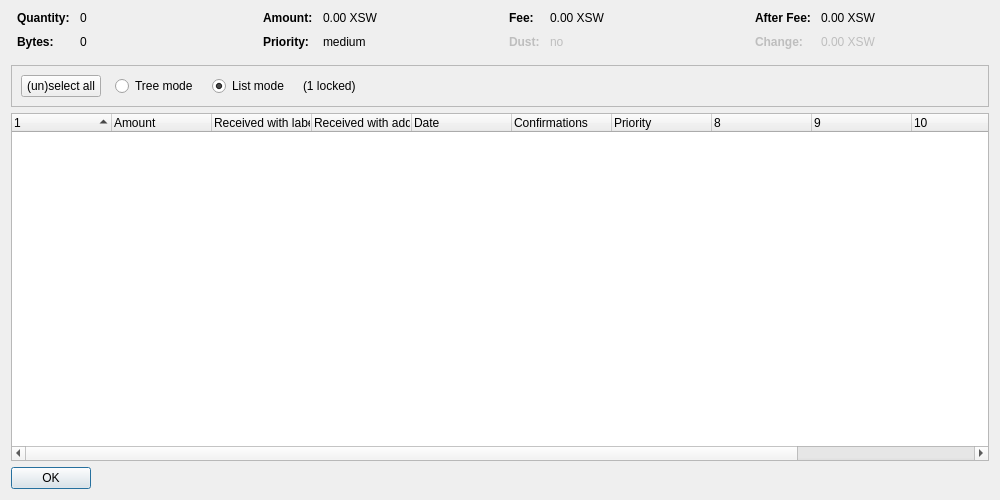
<?xml version="1.0" encoding="UTF-8"?>
<ui version="4.0">
 <class>CoinControlDialog</class>
 <widget class="QDialog" name="CoinControlDialog">
  <property name="geometry">
   <rect>
    <x>0</x>
    <y>0</y>
    <width>1000</width>
    <height>500</height>
   </rect>
  </property>
  <property name="windowTitle">
   <string>Coin Selection</string>
  </property>
  <property name="styleSheet">
   <string notr="true"/>
  </property>
  <layout class="QVBoxLayout" name="verticalLayout">
   <item>
    <layout class="QHBoxLayout" name="horizontalLayoutTop" stretch="0,0,0,0">
     <property name="topMargin">
      <number>0</number>
     </property>
     <property name="bottomMargin">
      <number>10</number>
     </property>
     <item>
      <layout class="QFormLayout" name="formLayoutCoinControl1">
       <property name="horizontalSpacing">
        <number>10</number>
       </property>
       <property name="verticalSpacing">
        <number>10</number>
       </property>
       <property name="leftMargin">
        <number>6</number>
       </property>
       <property name="rightMargin">
        <number>6</number>
       </property>
       <item row="0" column="0">
        <widget class="QLabel" name="labelCoinControlQuantityText">
         <property name="font">
          <font>
           <weight>75</weight>
           <bold>true</bold>
          </font>
         </property>
         <property name="text">
          <string>Quantity:</string>
         </property>
        </widget>
       </item>
       <item row="0" column="1">
        <widget class="QLabel" name="labelCoinControlQuantity">
         <property name="cursor">
          <cursorShape>IBeamCursor</cursorShape>
         </property>
         <property name="contextMenuPolicy">
          <enum>Qt::ActionsContextMenu</enum>
         </property>
         <property name="text">
          <string notr="true">0</string>
         </property>
         <property name="textInteractionFlags">
          <set>Qt::LinksAccessibleByMouse|Qt::TextSelectableByKeyboard|Qt::TextSelectableByMouse</set>
         </property>
        </widget>
       </item>
       <item row="1" column="0">
        <widget class="QLabel" name="labelCoinControlBytesText">
         <property name="font">
          <font>
           <weight>75</weight>
           <bold>true</bold>
          </font>
         </property>
         <property name="text">
          <string>Bytes:</string>
         </property>
        </widget>
       </item>
       <item row="1" column="1">
        <widget class="QLabel" name="labelCoinControlBytes">
         <property name="cursor">
          <cursorShape>IBeamCursor</cursorShape>
         </property>
         <property name="contextMenuPolicy">
          <enum>Qt::ActionsContextMenu</enum>
         </property>
         <property name="text">
          <string notr="true">0</string>
         </property>
         <property name="textInteractionFlags">
          <set>Qt::LinksAccessibleByMouse|Qt::TextSelectableByKeyboard|Qt::TextSelectableByMouse</set>
         </property>
        </widget>
       </item>
      </layout>
     </item>
     <item>
      <layout class="QFormLayout" name="formLayoutCoinControl2">
       <property name="horizontalSpacing">
        <number>10</number>
       </property>
       <property name="verticalSpacing">
        <number>10</number>
       </property>
       <property name="leftMargin">
        <number>6</number>
       </property>
       <property name="rightMargin">
        <number>6</number>
       </property>
       <item row="0" column="0">
        <widget class="QLabel" name="labelCoinControlAmountText">
         <property name="font">
          <font>
           <weight>75</weight>
           <bold>true</bold>
          </font>
         </property>
         <property name="text">
          <string>Amount:</string>
         </property>
        </widget>
       </item>
       <item row="0" column="1">
        <widget class="QLabel" name="labelCoinControlAmount">
         <property name="cursor">
          <cursorShape>IBeamCursor</cursorShape>
         </property>
         <property name="contextMenuPolicy">
          <enum>Qt::ActionsContextMenu</enum>
         </property>
         <property name="text">
          <string notr="true">0.00 XSW</string>
         </property>
         <property name="textInteractionFlags">
          <set>Qt::LinksAccessibleByMouse|Qt::TextSelectableByKeyboard|Qt::TextSelectableByMouse</set>
         </property>
        </widget>
       </item>
       <item row="1" column="0">
        <widget class="QLabel" name="labelCoinControlPriorityText">
         <property name="font">
          <font>
           <weight>75</weight>
           <bold>true</bold>
          </font>
         </property>
         <property name="text">
          <string>Priority:</string>
         </property>
        </widget>
       </item>
       <item row="1" column="1">
        <widget class="QLabel" name="labelCoinControlPriority">
         <property name="cursor">
          <cursorShape>IBeamCursor</cursorShape>
         </property>
         <property name="contextMenuPolicy">
          <enum>Qt::ActionsContextMenu</enum>
         </property>
         <property name="text">
          <string notr="true">medium</string>
         </property>
         <property name="textInteractionFlags">
          <set>Qt::LinksAccessibleByMouse|Qt::TextSelectableByKeyboard|Qt::TextSelectableByMouse</set>
         </property>
        </widget>
       </item>
      </layout>
     </item>
     <item>
      <layout class="QFormLayout" name="formLayoutCoinControl3">
       <property name="horizontalSpacing">
        <number>10</number>
       </property>
       <property name="verticalSpacing">
        <number>10</number>
       </property>
       <property name="leftMargin">
        <number>6</number>
       </property>
       <property name="rightMargin">
        <number>6</number>
       </property>
       <item row="0" column="0">
        <widget class="QLabel" name="labelCoinControlFeeText">
         <property name="font">
          <font>
           <weight>75</weight>
           <bold>true</bold>
          </font>
         </property>
         <property name="text">
          <string>Fee:</string>
         </property>
        </widget>
       </item>
       <item row="0" column="1">
        <widget class="QLabel" name="labelCoinControlFee">
         <property name="cursor">
          <cursorShape>IBeamCursor</cursorShape>
         </property>
         <property name="contextMenuPolicy">
          <enum>Qt::ActionsContextMenu</enum>
         </property>
         <property name="text">
          <string notr="true">0.00 XSW</string>
         </property>
         <property name="textInteractionFlags">
          <set>Qt::LinksAccessibleByMouse|Qt::TextSelectableByKeyboard|Qt::TextSelectableByMouse</set>
         </property>
        </widget>
       </item>
       <item row="1" column="0">
        <widget class="QLabel" name="labelCoinControlLowOutputText">
         <property name="enabled">
          <bool>false</bool>
         </property>
         <property name="font">
          <font>
           <weight>75</weight>
           <bold>true</bold>
          </font>
         </property>
         <property name="text">
          <string>Dust:</string>
         </property>
        </widget>
       </item>
       <item row="1" column="1">
        <widget class="QLabel" name="labelCoinControlLowOutput">
         <property name="enabled">
          <bool>false</bool>
         </property>
         <property name="cursor">
          <cursorShape>IBeamCursor</cursorShape>
         </property>
         <property name="contextMenuPolicy">
          <enum>Qt::ActionsContextMenu</enum>
         </property>
         <property name="text">
          <string notr="true">no</string>
         </property>
         <property name="textInteractionFlags">
          <set>Qt::LinksAccessibleByMouse|Qt::TextSelectableByKeyboard|Qt::TextSelectableByMouse</set>
         </property>
        </widget>
       </item>
      </layout>
     </item>
     <item>
      <layout class="QFormLayout" name="formLayoutCoinControl4">
       <property name="horizontalSpacing">
        <number>10</number>
       </property>
       <property name="verticalSpacing">
        <number>10</number>
       </property>
       <property name="leftMargin">
        <number>6</number>
       </property>
       <property name="rightMargin">
        <number>6</number>
       </property>
       <item row="0" column="0">
        <widget class="QLabel" name="labelCoinControlAfterFeeText">
         <property name="font">
          <font>
           <weight>75</weight>
           <bold>true</bold>
          </font>
         </property>
         <property name="text">
          <string>After Fee:</string>
         </property>
        </widget>
       </item>
       <item row="0" column="1">
        <widget class="QLabel" name="labelCoinControlAfterFee">
         <property name="cursor">
          <cursorShape>IBeamCursor</cursorShape>
         </property>
         <property name="contextMenuPolicy">
          <enum>Qt::ActionsContextMenu</enum>
         </property>
         <property name="text">
          <string notr="true">0.00 XSW</string>
         </property>
         <property name="textInteractionFlags">
          <set>Qt::LinksAccessibleByMouse|Qt::TextSelectableByKeyboard|Qt::TextSelectableByMouse</set>
         </property>
        </widget>
       </item>
       <item row="1" column="0">
        <widget class="QLabel" name="labelCoinControlChangeText">
         <property name="enabled">
          <bool>false</bool>
         </property>
         <property name="font">
          <font>
           <weight>75</weight>
           <bold>true</bold>
          </font>
         </property>
         <property name="text">
          <string>Change:</string>
         </property>
        </widget>
       </item>
       <item row="1" column="1">
        <widget class="QLabel" name="labelCoinControlChange">
         <property name="enabled">
          <bool>false</bool>
         </property>
         <property name="cursor">
          <cursorShape>IBeamCursor</cursorShape>
         </property>
         <property name="contextMenuPolicy">
          <enum>Qt::ActionsContextMenu</enum>
         </property>
         <property name="text">
          <string notr="true">0.00 XSW</string>
         </property>
         <property name="textInteractionFlags">
          <set>Qt::LinksAccessibleByMouse|Qt::TextSelectableByKeyboard|Qt::TextSelectableByMouse</set>
         </property>
        </widget>
       </item>
      </layout>
     </item>
    </layout>
   </item>
   <item>
    <widget class="QFrame" name="frame">
     <property name="minimumSize">
      <size>
       <width>0</width>
       <height>40</height>
      </size>
     </property>
     <property name="frameShape">
      <enum>QFrame::StyledPanel</enum>
     </property>
     <property name="frameShadow">
      <enum>QFrame::Sunken</enum>
     </property>
     <layout class="QHBoxLayout" name="horizontalLayout">
      <item>
       <layout class="QHBoxLayout" name="horizontalLayoutPanel" stretch="0,0,0,0,0">
        <property name="spacing">
         <number>14</number>
        </property>
        <item>
         <widget class="QPushButton" name="pushButtonSelectAll">
          <property name="sizePolicy">
           <sizepolicy hsizetype="Maximum" vsizetype="Fixed">
            <horstretch>0</horstretch>
            <verstretch>0</verstretch>
           </sizepolicy>
          </property>
          <property name="styleSheet">
           <string notr="true"/>
          </property>
          <property name="text">
           <string>(un)select all</string>
          </property>
          <property name="autoDefault">
           <bool>false</bool>
          </property>
         </widget>
        </item>
        <item>
         <widget class="QRadioButton" name="radioTreeMode">
          <property name="sizePolicy">
           <sizepolicy hsizetype="Maximum" vsizetype="Fixed">
            <horstretch>0</horstretch>
            <verstretch>0</verstretch>
           </sizepolicy>
          </property>
          <property name="text">
           <string>Tree mode</string>
          </property>
         </widget>
        </item>
        <item>
         <widget class="QRadioButton" name="radioListMode">
          <property name="sizePolicy">
           <sizepolicy hsizetype="Maximum" vsizetype="Fixed">
            <horstretch>0</horstretch>
            <verstretch>0</verstretch>
           </sizepolicy>
          </property>
          <property name="text">
           <string>List mode</string>
          </property>
          <property name="checked">
           <bool>true</bool>
          </property>
         </widget>
        </item>
        <item>
         <widget class="QLabel" name="labelLocked">
          <property name="text">
           <string notr="true">(1 locked)</string>
          </property>
         </widget>
        </item>
        <item>
         <spacer name="horizontalSpacer">
          <property name="orientation">
           <enum>Qt::Horizontal</enum>
          </property>
          <property name="sizeHint" stdset="0">
           <size>
            <width>40</width>
            <height>20</height>
           </size>
          </property>
         </spacer>
        </item>
       </layout>
      </item>
     </layout>
    </widget>
   </item>
   <item>
    <widget class="CoinControlTreeWidget" name="treeWidget">
     <property name="contextMenuPolicy">
      <enum>Qt::CustomContextMenu</enum>
     </property>
     <property name="styleSheet">
      <string notr="true"/>
     </property>
     <property name="sortingEnabled">
      <bool>false</bool>
     </property>
     <property name="columnCount">
      <number>12</number>
     </property>
     <attribute name="headerShowSortIndicator" stdset="0">
      <bool>true</bool>
     </attribute>
     <attribute name="headerStretchLastSection">
      <bool>false</bool>
     </attribute>
     <column>
      <property name="text">
       <string/>
      </property>
     </column>
     <column>
      <property name="text">
       <string>Amount</string>
      </property>
     </column>
     <column>
      <property name="text">
       <string>Received with label</string>
      </property>
     </column>
     <column>
      <property name="text">
       <string>Received with address</string>
      </property>
     </column>
     <column>
      <property name="text">
       <string>Date</string>
      </property>
     </column>
     <column>
      <property name="text">
       <string>Confirmations</string>
      </property>
      <property name="toolTip">
       <string>Confirmed</string>
      </property>
     </column>
     <column>
      <property name="text">
       <string>Priority</string>
      </property>
     </column>
     <column>
      <property name="text">
       <string/>
      </property>
     </column>
     <column>
      <property name="text">
       <string/>
      </property>
     </column>
     <column>
      <property name="text">
       <string/>
      </property>
     </column>
     <column>
      <property name="text">
       <string/>
      </property>
     </column>
     <column>
      <property name="text">
       <string/>
      </property>
     </column>
    </widget>
   </item>
   <item>
    <widget class="QDialogButtonBox" name="buttonBox">
     <property name="sizePolicy">
      <sizepolicy hsizetype="Maximum" vsizetype="Fixed">
       <horstretch>0</horstretch>
       <verstretch>0</verstretch>
      </sizepolicy>
     </property>
     <property name="styleSheet">
      <string notr="true"/>
     </property>
     <property name="orientation">
      <enum>Qt::Horizontal</enum>
     </property>
     <property name="standardButtons">
      <set>QDialogButtonBox::Ok</set>
     </property>
    </widget>
   </item>
  </layout>
 </widget>
 <customwidgets>
  <customwidget>
   <class>CoinControlTreeWidget</class>
   <extends>QTreeWidget</extends>
   <header>coincontroltreewidget.h</header>
  </customwidget>
 </customwidgets>
 <resources/>
 <connections/>
</ui>
